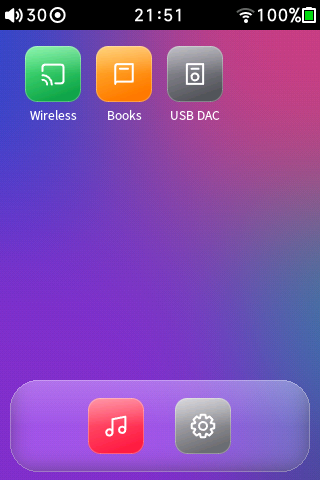
#> input picture docs/capturas/_ref_inicio.png, 320 x 480 px
$ python -i hiby.py   (imports and definitions only)
#> lines starting #> are read from the running program, lines starting #| are printed output that depends on the picture
#!/usr/bin/env python3
"""Control remoto del HiBy R3 II por ADB Wi-Fi: toques, capturas y hojas de contacto.

Uso desde la linea de comandos (las acciones se ejecutan en orden):
  python hiby.py tap:80,110 wait:1.2 shot:musica swipe:160,400,160,120 shot:musica2 sheet:tour1
Acciones: tap:X,Y  hold:X,Y,MS  swipe:X1,Y1,X2,Y2[,MS]  key:CODE[,eventN]  back  wait:S  shot:NOMBRE  sheet:NOMBRE
"""
import os, struct, subprocess, sys, time
from PIL import Image, ImageDraw

ADB = os.path.expandvars(r"%LOCALAPPDATA%\platform-tools\adb.exe")
DEV = os.environ.get("HIBY_DEV", "192.168.1.147:5555")
OUT = os.path.join(os.path.dirname(os.path.abspath(__file__)), "..", "docs", "capturas")
# [1 line not run here, left out]
CTL = "/usr/bin/hibyctl"
LOCAL_CTL = os.path.join(os.path.dirname(os.path.abspath(__file__)), "..", "bin", "hibyctl")
session = []


# [25 lines left out: functions sh, ensure_ctl, shot, not called in this run]


REF_HOME = os.path.join(OUT, "_ref_inicio.png")


# [10 lines left out: function grab, not called in this run]


HOME_SIG = os.path.join(OUT, "_firma_inicio.txt")   # "x y r g b tolerancia" por linea


def is_home(img):
    # firma por puntos si existe (robusta frente a cambios del resto de la pantalla)
    if os.path.exists(HOME_SIG):
        im = img.convert("RGB")
        for line in open(HOME_SIG):
            p = line.split()
            if len(p) < 6:
                continue
            x, y, r, g, b, tol = map(int, p[:6])
            pr, pg, pb = im.getpixel((x, y))
            if abs(pr - r) > tol or abs(pg - g) > tol or abs(pb - b) > tol:
                return False
        return True
    if not os.path.exists(REF_HOME):
        return False
    ref = Image.open(REF_HOME).convert("L").crop((0, 30, 320, 480)).resize((80, 112))
    cur = img.convert("L").crop((0, 30, 320, 480)).resize((80, 112))
    diff = sum(abs(a - b) for a, b in zip(ref.getdata(), cur.getdata())) / (80 * 112)
    return diff < 6


# [42 lines left out: functions go_home, sheet, main, not called in this run]


# [2 lines not run here, left out]

>>> from PIL import Image
>>> picture = Image.open('../docs/capturas/_ref_inicio.png')
#> picture is the input picture: PIL image 320x480 RGB; mean R, G, B 126.4, 76.5, 167.2
>>> result = is_home(picture)
#> in is_home, `ref = Image.open(REF_HOME).convert("L").crop((0, 30, 320, 480)).resize..`:
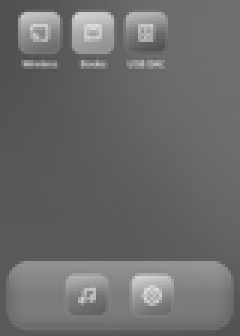
#> ref: PIL image 80x112 L (shown 3 times larger); min 79, max 221, mean 106.9
#> in is_home, `diff = sum(abs(a - b) for a, b in zip(ref.getdata(), cur.getdata())) /..`: diff = 0
#> result = True
